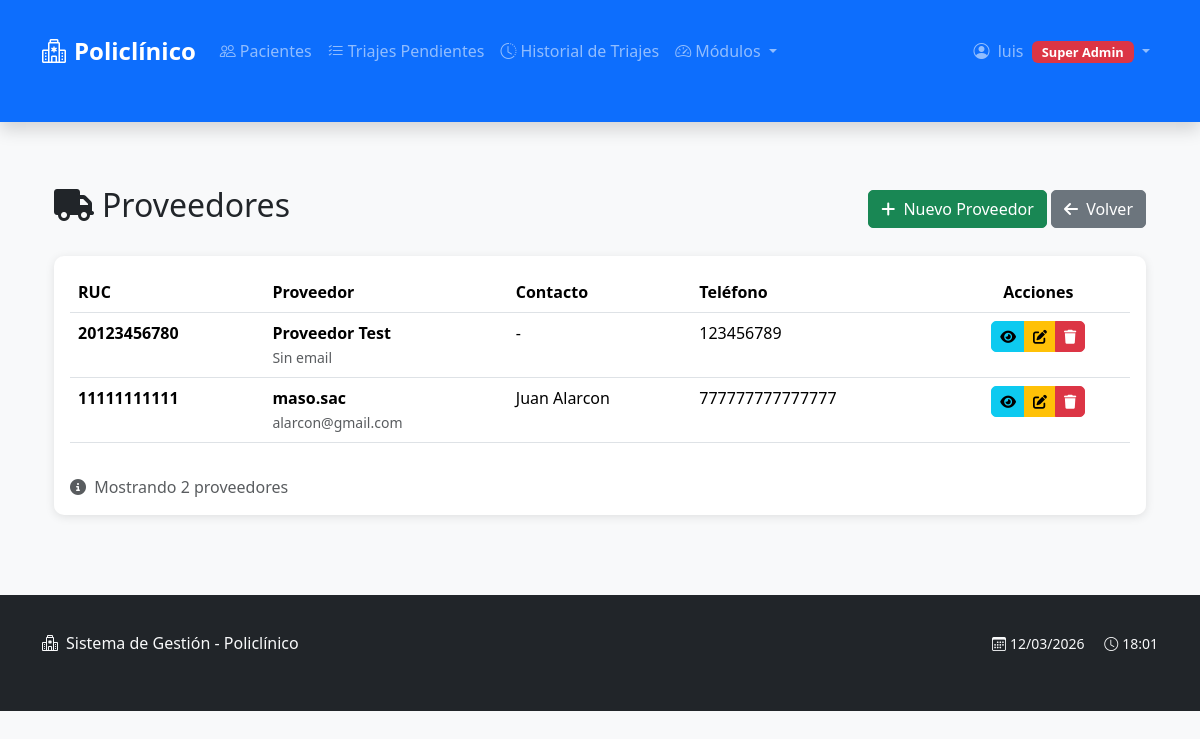
The page /farmacia/proveedores/ (signed in) on the database its author committed.
### farmacia/models.py (models this page shows, shortened)
class Proveedor(models.Model):
    TIPO_PROVEEDOR_CHOICES = [
        ('NACIONAL', 'Nacional'),
        ('INTERNACIONAL', 'Internacional'),
        ('LABORATORIO', 'Laboratorio'),
        ('DISTRIBUIDOR', 'Distribuidor'),
    ]
    nombre = models.CharField(
        max_length=200,
        verbose_name='Nombre/Razón Social',
        help_text='Nombre completo del proveedor'
    )
    ruc = models.CharField(
        max_length=11,
        verbose_name='RUC',
        unique=True,
        help_text='Registro Único de Contribuyente'
    )
    tipo_proveedor = models.CharField(
        max_length=20,
        choices=TIPO_PROVEEDOR_CHOICES,
        default='DISTRIBUIDOR',
        verbose_name='Tipo de Proveedor'
    )
    telefono = models.CharField(
        max_length=15,
        verbose_name='Teléfono',
        blank=True,
        null=True,
        help_text='Teléfono principal'
    )
    telefono_alternativo = models.CharField(
        max_length=15,
        verbose_name='Teléfono Alternativo',
        blank=True,
        null=True,
        help_text='Teléfono secundario'
    )
    email = models.EmailField(
        verbose_name='Email',
        blank=True,
        null=True,
        help_text='Correo electrónico'
    )
    direccion = models.TextField(
        verbose_name='Dirección',
        blank=True,
        null=True,
        help_text='Dirección completa'
    )
    contacto = models.CharField(
        max_length=100,
        verbose_name='Persona de Contacto',
        blank=True,
        null=True,
        help_text='Nombre del contacto principal'
    )
    sitio_web = models.URLField(
        verbose_name='Sitio Web',
        blank=True,
        null=True,
        help_text='Página web del proveedor'
    )
    notas = models.TextField(
        verbose_name='Notas',
        blank=True,
        null=True,
        help_text='Notas adicionales'
    )
    activo = models.BooleanField(
        default=True,
        verbose_name='¿Activo?',
        help_text='Indica si el proveedor está activo'
    )
    fecha_registro = models.DateTimeField(
        auto_now_add=True,
        verbose_name='Fecha de Registro'
    )
    class Meta:
        verbose_name = 'Proveedor'
        verbose_name_plural = 'Proveedores'
        ordering = ['nombre']
        db_table = 'farmacia_proveedor'

### farmacia/views.py (the view)
# urls.py: path('proveedores/', views.lista_proveedores, name='lista_proveedores'),
@login_required
@never_cache
@grupo_requerido('administrador')
def lista_proveedores(request):
    proveedores = Proveedor.objects.all().order_by('nombre')
    context = {
        'proveedores': proveedores,
        'titulo': 'Proveedores'
    }
    return render(request, 'farmacia/proveedores/lista.html', context)

### config/context_processors.py (called while the page is built)
def grupos_usuario(request):
    if request.user.is_authenticated:
        grupos = list(request.user.groups.values_list('name', flat=True))
        return {
            'user_groups': grupos,
            'es_doctor': 'doctores' in grupos,
            'es_recepcion': 'recepcion' in grupos,
            'es_farmacia': 'farmacia' in grupos,
            'es_laboratorio': 'laboratorio' in grupos,
            'es_administrador': 'administrador' in grupos,
            'es_super_user': request.user.is_superuser,
        }
    return {}

### farmacia/templates/farmacia/proveedores/lista.html (shortened to what this page needs)
{% extends 'base.html' %}
{% load static %}
{% block content %}
<div class="container">
    <div class="d-flex justify-content-between align-items-center mb-4">
        <h2><i class="fas fa-truck me-2"></i>Proveedores</h2>
        <div>
            <a href="{% url 'farmacia:crear_proveedor' %}" class="btn btn-success">
                <i class="fas fa-plus me-1"></i> Nuevo Proveedor
            </a>
            <a href="{% url 'farmacia:lista_medicamentos' %}" class="btn btn-secondary">
                <i class="fas fa-arrow-left me-1"></i> Volver
            </a>
        </div>
    </div>
    {% if proveedores %}
    <div class="card">
        <div class="card-body">
            <div class="table-responsive">
                <table class="table table-hover">
                    <thead>
                        <tr>
                            <th>RUC</th>
                            <th>Proveedor</th>
                            <th>Contacto</th>
                            <th>Teléfono</th>
                            <th class="text-center">Acciones</th>
                        </tr>
                    </thead>
                    <tbody>
                        {% for proveedor in proveedores %}
                        <tr>
                            <td>
                                <strong>{{ proveedor.ruc }}</strong>
                            </td>
                            <td>
                                <div class="fw-bold">{{ proveedor.nombre }}</div>
                                <small class="text-muted">{{ proveedor.email|default:"Sin email" }}</small>
                            </td>
                            <td>{{ proveedor.contacto|default:"-" }}</td>
                            <td>{{ proveedor.telefono|default:"-" }}</td>
                            <td class="text-center">
                                <div class="btn-group btn-group-sm">
                                    <a href="{% url 'farmacia:detalle_proveedor' proveedor.id %}"
                                       class="btn btn-info"
                                       title="Ver detalle">
                                        <i class="fas fa-eye"></i>
                                    </a>
                                    <a href="{% url 'farmacia:editar_proveedor' proveedor.id %}"
                                       class="btn btn-warning"
                                       title="Editar">
                                        <i class="fas fa-edit"></i>
                                    </a>
                                    <a href="{% url 'farmacia:eliminar_proveedor' proveedor.id %}"
                                       class="btn btn-danger"
                                       title="Desactivar proveedor">
                                        <i class="fas fa-trash"></i>
                                    </a>
                                </div>
                            </td>
                        </tr>
                        {% endfor %}
                    </tbody>
                </table>
            </div>
            <div class="mt-3 text-muted">
                <i class="fas fa-info-circle me-1"></i>
                Mostrando {{ proveedores|length }} proveedores
            </div>
        </div>
    </div>
    {% endif %}
</div>
{% endblock %}

### templates/base.html (shortened to what this page needs)
<!DOCTYPE html>
<html lang="es">
<head>
    <link href="https://cdn.jsdelivr.net/npm/bootstrap@5.3.1/dist/css/bootstrap.min.css" rel="stylesheet">
    <link rel="stylesheet" href="https://cdn.jsdelivr.net/npm/bootstrap-icons@1.11.0/font/bootstrap-icons.css">
    <link rel="stylesheet" href="https://cdnjs.cloudflare.com/ajax/libs/font-awesome/6.4.0/css/all.min.css">
    {% load static %}
    <link rel="stylesheet" href="{% static 'css/styles.css' %}">
</head>
<body>
    <nav class="navbar navbar-expand-lg navbar-dark bg-primary shadow">
        <div class="container">
            <a class="navbar-brand" href="{% url 'inicio' %}">
                <i class="bi bi-hospital me-2"></i>Policlínico
            </a>
            <div class="collapse navbar-collapse" id="navbarNav">
                <ul class="navbar-nav me-auto" id="mainNavbar">
                    {% if user.is_authenticated %}
                        {% if es_recepcion or es_administrador or es_super_user %}
                        <li class="nav-item">
                            <a class="nav-link {% if '/pacientes/' in request.path %}active{% endif %}"
                               href="{% url 'lista_pacientes' %}">
                                <i class="bi bi-people me-1"></i>Pacientes
                            </a>
                        </li>
                        <li class="nav-item">
                            <a class="nav-link {% if '/triaje/' in request.path %}active{% endif %}"
                               href="{% url 'lista_triaje_pendiente' %}">
                                <i class="bi bi-list-check me-1"></i>Triajes Pendientes
                            </a>
                        </li>
                        <li class="nav-item">
                            <a class="nav-link {% if '/historial-triajes/' in request.path %}active{% endif %}"
                               href="{% url 'historial_triajes' %}">
                                <i class="bi bi-clock-history me-1"></i>Historial de Triajes
                            </a>
                        </li>
                        {% endif %}
                        {% if es_administrador or es_super_user %}
                        <li class="nav-item dropdown">
                            <a class="nav-link dropdown-toggle" href="#" role="button" data-bs-toggle="dropdown">
                                <i class="bi bi-speedometer2 me-1"></i>Módulos
                            </a>
                        </li>
                        {% endif %}
                    {% endif %}
                </ul>
                <ul class="navbar-nav">
                    {% if user.is_authenticated %}
                    <li class="nav-item dropdown">
                        <a class="nav-link dropdown-toggle" href="#" role="button" data-bs-toggle="dropdown" aria-expanded="false">
                            <i class="bi bi-person-circle me-1"></i>
                            {{ user.username }}
                            <span class="badge
                                {% if es_super_user %}bg-danger
                                {% elif es_administrador %}bg-danger
                                {% elif es_doctor %}bg-success
                                {% elif es_recepcion %}bg-warning
                                {% elif es_farmacia %}bg-info
                                {% elif es_laboratorio %}bg-secondary
                                {% else %}bg-secondary{% endif %} ms-1">
                                {% if es_super_user %}Super Admin
                                {% elif es_administrador %}Admin
                                {% elif es_doctor %}Doctor
                                {% elif es_recepcion %}Recepción
                                {% elif es_farmacia %}Farmacia
                                {% elif es_laboratorio %}Laboratorio
                                {% else %}Usuario{% endif %}
                            </span>
                        </a>
                    </li>
                    {% endif %}
                </ul>
            </div>
        </div>
    </nav>
    <div class="container mt-4">
        {% block content %}{% endblock %}
    </div>
    <footer class="footer mt-auto py-3 bg-dark text-white">
        <div class="container">
            <div class="row">
                <div class="col-md-6">
                    <span class="text-light">
                        <i class="bi bi-hospital me-2"></i>Sistema de Gestión - Policlínico
                    </span>
                </div>
                <div class="col-md-6 text-md-end">
                    <span class="text-light small">
                        <i class="bi bi-calendar3 me-1"></i>{% now "d/m/Y" %}
                        <i class="bi bi-clock ms-3 me-1"></i>{% now "H:i" %}
                    </span>
                </div>
            </div>
        </div>
    </footer>
</body>
</html>

### static/css/styles.css (style rules this page uses)
body { font-family: 'Segoe UI', Tahoma, Geneva, Verdana, sans-serif; background-color: #f8f9fa; }
.navbar-brand { font-weight: 700; font-size: 1.5rem; }
.card { box-shadow: 0 2px 10px rgba(0,0,0,0.1); border: none; border-radius: 10px; }
.btn { border-radius: 5px; font-weight: 500; }
.badge { font-size: 0.8em; padding: 5px 10px; }
.container { padding-top: 20px; padding-bottom: 40px; }
.footer { background-color: #343a40; color: white; padding: 20px 0; margin-top: 40px; }

### rows shown on the page
Proveedor: ruc "20123456780", nombre "Proveedor Test", email "Sin email", contacto "-", telefono "123456789"
Proveedor: ruc "11111111111", nombre "maso.sac", email "alarcon@gmail.com", contacto "Juan Alarcon", telefono "777777777777777"

### other values the page prints
{{ user.username }} "luis"
{{ proveedores|length }} "2"
